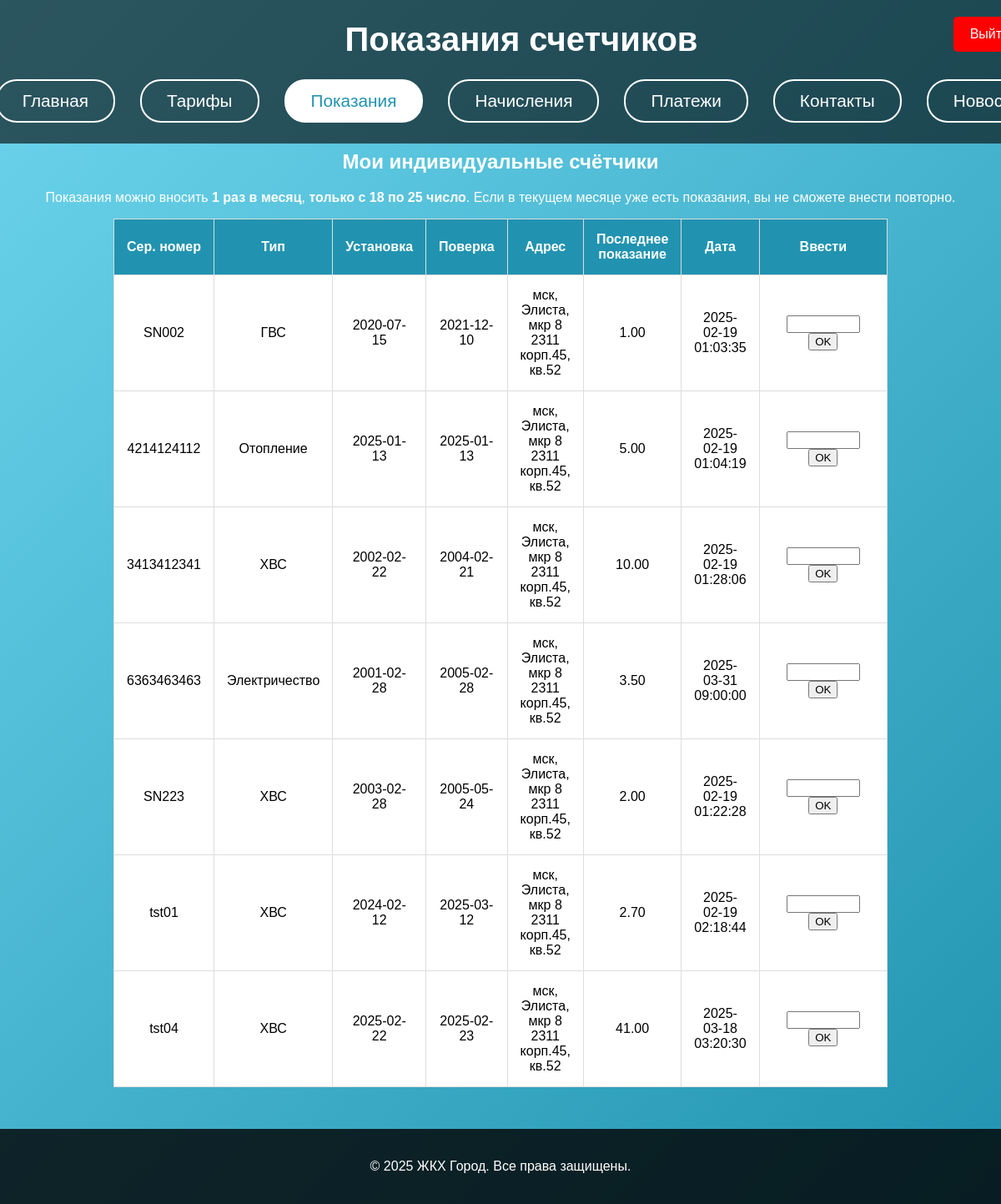
/pokazaniya.php (signed in), run on the app's committed database.
### tables this page shows
CREATE TABLE meter (
    meter_id INT AUTO_INCREMENT PRIMARY KEY,
    meter_serial_number VARCHAR(10) NOT NULL UNIQUE,
    resource_type ENUM('ХВС', 'ГВС', 'Электричество', 'Отопление', 'Газ') NOT NULL,
    installation_date DATE NOT NULL,
    last_check DATE NOT NULL,
    address_id INT NOT NULL,
    resource_supplier_id INT NOT NULL,
    meter_type ENUM('общедомовой', 'индивидуальный') NOT NULL,
    is_deleted TINYINT(1) NOT NULL DEFAULT 0,
    CONSTRAINT fk_meter_address
        FOREIGN KEY (address_id)
        REFERENCES address(address_id)
        ON UPDATE CASCADE,
    CONSTRAINT fk_meter_resource_supplier
        FOREIGN KEY (resource_supplier_id)
        REFERENCES resource_supplier(resource_supplier_id)
        ON UPDATE CASCADE
);

CREATE TABLE address (
    address_id INT AUTO_INCREMENT PRIMARY KEY,
    region         VARCHAR(35) NOT NULL,
    city           VARCHAR(20) NOT NULL,
    street         VARCHAR(50) NOT NULL,
    home           VARCHAR(4)  NOT NULL,
    corpus         VARCHAR(2),
    post_index     VARCHAR(6)  NOT NULL,
    flat_number    VARCHAR(4),
    square         NUMERIC(8,2) NOT NULL,
    residents_number INT NOT NULL,
    management_company_id INT NOT NULL,
    CONSTRAINT fk_address_management_company
        FOREIGN KEY (management_company_id)
        REFERENCES management_company(management_company_id) 
        ON UPDATE CASCADE
);

### pokazaniya.php (the view, shortened to what this page needs)
<?php
$conn = new mysqli('localhost', 'root', 'Vk280205+', 'jkh1');
$home_link = ($_SESSION['role'] === 'admin') ? 'admin.php' : 'auth.php';
$tab = isset($_GET['tab']) ? $_GET['tab'] : 'individual';
if ($tab !== 'common') {
    $tab = 'individual';
}
if ($_SESSION['role']==='admin') {
    if ($tab==='common') {
        $searchC = isset($_GET['searchCommon']) ? trim($_GET['searchCommon']) : '';
        $sql_common = "
            SELECT m.meter_id,
                   m.meter_serial_number,
                   m.resource_type,
                   m.installation_date,
                   m.last_check,
                   a.region, a.city, a.street, a.home, a.corpus, a.post_index, a.flat_number,
                   (SELECT value FROM meter_readings
                    WHERE meter_id=m.meter_id
                    ORDER BY data DESC LIMIT 1) AS last_reading,
                   (SELECT data FROM meter_readings
                    WHERE meter_id=m.meter_id
                    ORDER BY data DESC LIMIT 1) AS last_reading_date
            FROM meter m
            JOIN address a ON m.address_id=a.address_id
            WHERE m.meter_type='общедомовой'
              AND m.is_deleted=0
              AND a.management_company_id=?
        ";
        if ($searchC!=='') {
            $sql_common .= "
              AND (
                m.meter_serial_number LIKE ?
                OR CONCAT(a.region,' ',a.city,' ',a.street,' ',a.home,' ',
                          IFNULL(a.corpus,''),' ',IFNULL(a.flat_number,'')) LIKE ?
              )
            ";
        }
        $stmt_c = $conn->prepare($sql_common);
        if ($searchC!=='') {
            $likeC = "%$searchC%";
            $stmt_c->bind_param("iss", $_SESSION['user_id'], $likeC, $likeC);
        } else {
            $stmt_c->bind_param("i", $_SESSION['user_id']);
        }
        $stmt_c->execute();
        $result_common = $stmt_c->get_result();
        $stmt_c->close();
    } else {
        $searchI = isset($_GET['searchInd']) ? trim($_GET['searchInd']) : '';
        $sql_users = "
            SELECT
                u.user_id,
                u.fullname,
                u.login,
                u.phone,
                u.email,
                u.account_number,
                CONCAT(a.region, ', ', a.city, ', ', a.street, ' ', a.home,
                       IF(a.corpus IS NOT NULL AND a.corpus<>'', CONCAT(' корп.', a.corpus), ''),
                       IF(a.flat_number IS NOT NULL AND a.flat_number<>'', CONCAT(' кв.', a.flat_number), '')
                ) AS full_address
            FROM users u
            JOIN address a ON u.address_id=a.address_id
            WHERE a.management_company_id=?
        ";
        if ($searchI!=='') {
            $sql_users .= "
              AND (
                u.fullname LIKE ?
                OR u.account_number LIKE ?
                OR CONCAT(a.region,' ',a.city,' ',a.street,' ',a.home,' ',
                  IFNULL(a.corpus,''),' ',IFNULL(a.flat_number,'')) LIKE ?
              )
            ";
        }
        $sql_users .= " ORDER BY u.fullname ASC";
        $stmt_u = $conn->prepare($sql_users);
        if ($searchI!=='') {
            $likeS = "%$searchI%";
            $stmt_u->bind_param("isss", $_SESSION['user_id'], $likeS, $likeS, $likeS);
        } else {
            $stmt_u->bind_param("i", $_SESSION['user_id']);
        }
        $stmt_u->execute();
        $res_users = $stmt_u->get_result();
        $stmt_u->close();
    }
}
else {
    $sql_um = "
        SELECT
            m.meter_id,
            m.meter_serial_number,
            m.resource_type,
            m.meter_type,
            m.installation_date,
            m.last_check,
            a.region, a.city, a.street, a.home, a.corpus, a.post_index, a.flat_number,
            (SELECT value FROM meter_readings
             WHERE meter_id=m.meter_id
             ORDER BY data DESC
             LIMIT 1) AS last_reading,
            (SELECT data FROM meter_readings
             WHERE meter_id=m.meter_id
             ORDER BY data DESC
             LIMIT 1) AS last_reading_date
        FROM meter m
        JOIN address a ON m.address_id=a.address_id
        WHERE m.meter_type='индивидуальный'
          AND m.is_deleted=0
          AND m.address_id=(
             SELECT address_id
             FROM users
             WHERE user_id=?
          )
    ";
    $stmt_uu = $conn->prepare($sql_um);
    $stmt_uu->bind_param("i", $_SESSION['user_id']);
    $stmt_uu->execute();
    $res_user_meters = $stmt_uu->get_result();
}
?>
<!DOCTYPE html>
<html lang="ru">
<head>
</head>
<body>
<header>
  <h1>Показания счетчиков</h1>
  <form method="POST">
    <button type="submit" name="logout" class="logout-btn">Выйти</button>
  </form>
  <nav>
    <a href="<?php echo $home_link; ?>"
       class="<?php echo (basename($_SERVER['PHP_SELF'])=='auth.php' || basename($_SERVER['PHP_SELF'])=='admin.php') ? 'active' : ''; ?>">
       Главная
    </a>
    <a href="tariffs.php" class="<?php echo basename($_SERVER['PHP_SELF'])=='tariffs.php'?'active':'';?>">
      Тарифы
    </a>
    <a href="pokazaniya.php" class="<?php echo basename($_SERVER['PHP_SELF'])=='pokazaniya.php'?'active':'';?>">
      Показания
    </a>
    <a href="bills.php" class="<?php echo basename($_SERVER['PHP_SELF'])=='bills.php'?'active':'';?>">
      Начисления
    </a>
    <a href="payments.php" class="<?php echo basename($_SERVER['PHP_SELF'])=='payments.php'?'active':'';?>">
      Платежи
    </a>
    <a href="contact.php" class="<?php echo basename($_SERVER['PHP_SELF'])=='contact.php'?'active':'';?>">
      Контакты
    </a>
    <a href="news.php" class="<?php echo basename($_SERVER['PHP_SELF'])=='news.php'?'active':'';?>">
      Новости
    </a>
  </nav>
</header>
<section class="content">
  <?php if ($_SESSION['role'] === 'admin'): ?>
    <div class="tabs">
      <a href="pokazaniya.php?tab=individual"
         class="<?php echo ($tab==='individual')?'active-tab':'';?>">
         Индивидуальные счётчики
      </a>
      <a href="pokazaniya.php?tab=common"
         class="<?php echo ($tab==='common')?'active-tab':'';?>">
         Общедомовые счётчики
      </a>
    </div>
    <?php if ($tab==='common'): ?>
      <form method="GET" class="search-form" action="pokazaniya.php">
        <input type="hidden" name="tab" value="common">
        <input type="text" name="searchCommon" placeholder="Поиск по сер. номеру или адресу"
               value="<?php echo htmlspecialchars($searchC ?? ''); ?>">
        <button type="submit">Найти</button>
      </form>
      <h2>Общедомовые счётчики</h2>
      <?php if (isset($result_common) && $result_common->num_rows>0): ?>
        <table>
          <thead>
            <tr>
              <th>Сер. номер</th>
              <th>Тип ресурса</th>
              <th>Дата установки</th>
              <th>Дата поверки</th>
              <th>Адрес</th>
              <th>Последнее показание</th>
              <th>Дата</th>
              <th>Действия</th>
            </tr>
          </thead>
          <tbody>
            <?php while($row=$result_common->fetch_assoc()): ?>
              <tr>
                <td><?php echo htmlspecialchars($row['meter_serial_number']);?></td>
                <td><?php echo htmlspecialchars($row['resource_type']);?></td>
                <td><?php echo htmlspecialchars($row['installation_date']);?></td>
                <td><?php echo htmlspecialchars($row['last_check']);?></td>
                <td>
                  <?php
                    echo htmlspecialchars($row['region']) . ", " .
                         htmlspecialchars($row['city']) . ", " .
                         htmlspecialchars($row['street']) . " " .
                         htmlspecialchars($row['home']);
                    if (!empty($row['corpus'])) {
                        echo " корп." . htmlspecialchars($row['corpus']);
                    }
                    if (!empty($row['flat_number'])) {
                        echo ", кв." . htmlspecialchars($row['flat_number']);
                    }
                  ?>
                </td>
                <td>
                  <?php echo ($row['last_reading']!==null)
                    ? htmlspecialchars($row['last_reading'])
                    : 'Нет данных';?>
                </td>
                <td>
                  <?php echo ($row['last_reading_date']!==null)
                    ? htmlspecialchars($row['last_reading_date'])
                    : 'Нет данных';?>
                </td>
                <td>
                  <form method="POST" style="display:inline-block;">
                    <input type="hidden" name="meter_id" value="<?php echo $row['meter_id'];?>">
                    <input type="number" name="value" step="0.01" placeholder="Показ." style="width:80px;">
                    <button type="submit" name="submit_reading">OK</button>
                  </form>
                  <br>
                  <a class="delete-link"
                     href="?tab=common&soft_delete_meter_id=<?php echo $row['meter_id'];?>"
                     onclick="return confirm('Пометить счётчик как удалённый?');">
                     Удалить
                  </a>
                  <div class="edit-meter-form" style="margin-top:5px;">
                    <form method="POST">
                      <input type="hidden" name="meter_id" value="<?php echo $row['meter_id'];?>">
                      <label>Сер. номер</label>
                      <input type="text" name="edit_serial"
                             value="<?php echo htmlspecialchars($row['meter_serial_number']);?>" required>
                      <label>Тип ресурса</label>
                      <select name="edit_resource_type">
                        <?php
                          $types = ['ХВС','ГВС','Электричество','Отопление','Газ'];
                          foreach($types as $t) {
                            $sel=($t===$row['resource_type'])?'selected':'';
                            echo "<option value=\"$t\" $sel>$t</option>";
                          }
                        ?>
                      </select>
                      <label>Дата установки</label>
                      <input type="date" name="edit_installation_date"
                             value="<?php echo htmlspecialchars($row['installation_date']);?>" required>
                      <label>Дата поверки</label>
                      <input type="date" name="edit_last_check"
                             value="<?php echo htmlspecialchars($row['last_check']);?>" required>
                      <button type="submit" name="edit_common_meter">Сохранить</button>
                    </form>
                  </div>
                </td>
              </tr>
            <?php endwhile;?>
          </tbody>
        </table>
      <?php else: ?>
        <p>Общедомовые счётчики не найдены.</p>
      <?php endif; ?>
    <?php else: ?>
      <h2>Индивидуальные счётчики (Жильцы)</h2>
      <form method="GET" class="search-form" action="pokazaniya.php">
        <input type="hidden" name="tab" value="individual">
        <input type="text" name="searchInd" placeholder="Поиск по ФИО, л/с или адресу"
               value="<?php echo htmlspecialchars($searchI ?? ''); ?>">
        <button type="submit">Найти</button>
      </form>
      <?php if (isset($res_users) && $res_users->num_rows>0): ?>
        <table>
          <thead>
            <tr>
              <th>ФИО</th>
              <th>Логин</th>
              <th>Телефон</th>
              <th>Email</th>
              <th>Л/с</th>
              <th>Адрес</th>
              <th>Действия</th>
            </tr>
          </thead>
          <tbody>
            <?php while($u=$res_users->fetch_assoc()): ?>
              <tr>
                <td><?php echo htmlspecialchars($u['fullname']);?></td>
                <td><?php echo htmlspecialchars($u['login']);?></td>
                <td><?php echo htmlspecialchars($u['phone']);?></td>
                <td><?php echo htmlspecialchars($u['email']);?></td>
                <td><?php echo htmlspecialchars($u['account_number']);?></td>
                <td><?php echo htmlspecialchars($u['full_address']);?></td>
                <td>
                  <a href="user_meters.php?user_id=<?php echo $u['user_id'];?>" class="info-btn">
                    Информация о счетчиках
                  </a>
                </td>
              </tr>
            <?php endwhile;?>
          </tbody>
        </table>
      <?php else: ?>
        <p>Нет пользователей по вашему запросу.</p>
      <?php endif; ?>
    <?php endif;  ?>
  <?php else: ?>
    <h2>Мои индивидуальные счётчики</h2>
    <p>Показания можно вносить <strong>1 раз в месяц</strong>, <strong>только с 18 по 25 число</strong>.
       Если в текущем месяце уже есть показания, вы не сможете внести повторно.</p>
    <?php if (isset($res_user_meters) && $res_user_meters->num_rows>0): ?>
      <table>
        <thead>
          <tr>
            <th>Сер. номер</th>
            <th>Тип</th>
            <th>Установка</th>
            <th>Поверка</th>
            <th>Адрес</th>
            <th>Последнее показание</th>
            <th>Дата</th>
            <th>Ввести</th>
          </tr>
        </thead>
        <tbody>
          <?php while($mm=$res_user_meters->fetch_assoc()): ?>
            <tr>
              <td><?php echo htmlspecialchars($mm['meter_serial_number']);?></td>
              <td><?php echo htmlspecialchars($mm['resource_type']);?></td>
              <td><?php echo htmlspecialchars($mm['installation_date']);?></td>
              <td><?php echo htmlspecialchars($mm['last_check']);?></td>
              <td>
                <?php
                  echo htmlspecialchars($mm['region']).", ".htmlspecialchars($mm['city']).", ".
                       htmlspecialchars($mm['street'])." ".htmlspecialchars($mm['home']);
                  if (!empty($mm['corpus'])) {
                      echo " корп.".htmlspecialchars($mm['corpus']);
                  }
                  if (!empty($mm['flat_number'])) {
                      echo ", кв.".htmlspecialchars($mm['flat_number']);
                  }
                ?>
              </td>
              <td><?php echo ($mm['last_reading']!==null)
                ? htmlspecialchars($mm['last_reading'])
                : 'Нет данных';?></td>
              <td><?php echo ($mm['last_reading_date']!==null)
                ? htmlspecialchars($mm['last_reading_date'])
                : 'Нет данных';?></td>
              <td>
                <form method="POST">
                  <input type="number" step="0.01" min="0" name="value" style="width:80px;" required>
                  <button type="submit" name="submit_reading">OK</button>
                </form>
              </td>
            </tr>
          <?php endwhile;?>
        </tbody>
      </table>
    <?php else: ?>
      <p>У вас нет зарегистрированных счётчиков.</p>
    <?php endif; ?>
  <?php endif;  ?>
</section>
<footer>
  <p>&copy; 2025 ЖКХ Город. Все права защищены.</p>
</footer>
</body>
</html>

### data on the page
meter: meter_serial_number "SN002", resource_type "ГВС", installation_date "2020-07-15", last_check "2021-12-10", address.region "мск", address.city "Элиста", address.street "мкр 8", address.home "2311", address.corpus "45", address.flat_number "52", last_reading "1.00", last_reading_date "2025-02-19 01:03:35"
meter: meter_serial_number "4214124112", resource_type "Отопление", installation_date "2025-01-13", last_check "2025-01-13", address.region "мск", address.city "Элиста", address.street "мкр 8", address.home "2311", address.corpus "45", address.flat_number "52", last_reading "5.00", last_reading_date "2025-02-19 01:04:19"
meter: meter_serial_number "3413412341", resource_type "ХВС", installation_date "2002-02-22", last_check "2004-02-21", address.region "мск", address.city "Элиста", address.street "мкр 8", address.home "2311", address.corpus "45", address.flat_number "52", last_reading "10.00", last_reading_date "2025-02-19 01:28:06"
meter: meter_serial_number "6363463463", resource_type "Электричество", installation_date "2001-02-28", last_check "2005-02-28", address.region "мск", address.city "Элиста", address.street "мкр 8", address.home "2311", address.corpus "45", address.flat_number "52", last_reading "3.50", last_reading_date "2025-03-31 09:00:00"
meter: meter_serial_number "SN223", resource_type "ХВС", installation_date "2003-02-28", last_check "2005-05-24", address.region "мск", address.city "Элиста", address.street "мкр 8", address.home "2311", address.corpus "45", address.flat_number "52", last_reading "2.00", last_reading_date "2025-02-19 01:22:28"
meter: meter_serial_number "tst01", resource_type "ХВС", installation_date "2024-02-12", last_check "2025-03-12", address.region "мск", address.city "Элиста", address.street "мкр 8", address.home "2311", address.corpus "45", address.flat_number "52", last_reading "2.70", last_reading_date "2025-02-19 02:18:44"
meter: meter_serial_number "tst04", resource_type "ХВС", installation_date "2025-02-22", last_check "2025-02-23", address.region "мск", address.city "Элиста", address.street "мкр 8", address.home "2311", address.corpus "45", address.flat_number "52", last_reading "41.00", last_reading_date "2025-03-18 03:20:30"
